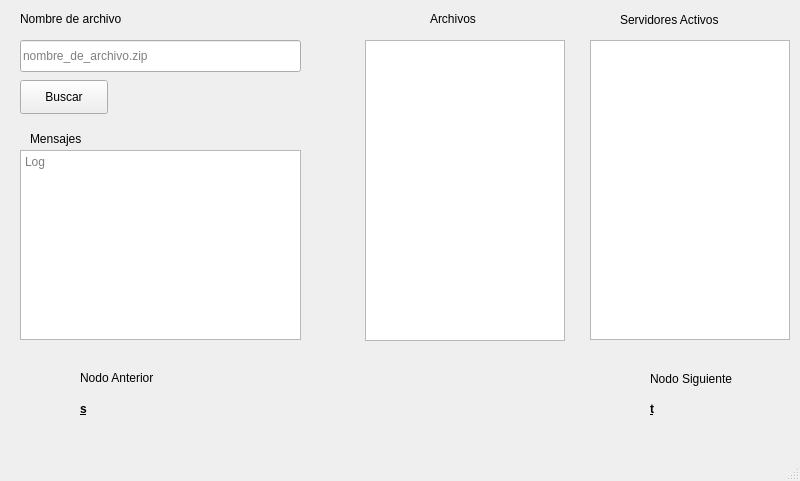
<?xml version="1.0" encoding="UTF-8"?>
<ui version="4.0">
 <class>MainWindow</class>
 <widget class="QMainWindow" name="MainWindow">
  <property name="geometry">
   <rect>
    <x>0</x>
    <y>0</y>
    <width>800</width>
    <height>481</height>
   </rect>
  </property>
  <property name="windowTitle">
   <string>MainWindow</string>
  </property>
  <widget class="QWidget" name="centralwidget">
   <widget class="QListView" name="qlist_active_servers">
    <property name="geometry">
     <rect>
      <x>590</x>
      <y>40</y>
      <width>200</width>
      <height>300</height>
     </rect>
    </property>
   </widget>
   <widget class="QLabel" name="qlbl_active_servers">
    <property name="geometry">
     <rect>
      <x>620</x>
      <y>10</y>
      <width>131</width>
      <height>20</height>
     </rect>
    </property>
    <property name="text">
     <string>Servidores Activos</string>
    </property>
   </widget>
   <widget class="QTextBrowser" name="qlog">
    <property name="geometry">
     <rect>
      <x>20</x>
      <y>150</y>
      <width>281</width>
      <height>190</height>
     </rect>
    </property>
    <property name="placeholderText">
     <string>Log</string>
    </property>
   </widget>
   <widget class="QLabel" name="qlbl_msgs">
    <property name="geometry">
     <rect>
      <x>30</x>
      <y>130</y>
      <width>58</width>
      <height>18</height>
     </rect>
    </property>
    <property name="text">
     <string>Mensajes</string>
    </property>
   </widget>
   <widget class="QLineEdit" name="qin_filename">
    <property name="geometry">
     <rect>
      <x>20</x>
      <y>40</y>
      <width>281</width>
      <height>32</height>
     </rect>
    </property>
    <property name="text">
     <string/>
    </property>
    <property name="placeholderText">
     <string>nombre_de_archivo.zip</string>
    </property>
   </widget>
   <widget class="QLabel" name="qlbl_filename">
    <property name="geometry">
     <rect>
      <x>20</x>
      <y>10</y>
      <width>121</width>
      <height>18</height>
     </rect>
    </property>
    <property name="text">
     <string>Nombre de archivo</string>
    </property>
   </widget>
   <widget class="QPushButton" name="qbtn_search">
    <property name="geometry">
     <rect>
      <x>20</x>
      <y>80</y>
      <width>88</width>
      <height>34</height>
     </rect>
    </property>
    <property name="text">
     <string>Buscar</string>
    </property>
   </widget>
   <widget class="QLabel" name="qlbl_next_node">
    <property name="geometry">
     <rect>
      <x>650</x>
      <y>370</y>
      <width>101</width>
      <height>18</height>
     </rect>
    </property>
    <property name="text">
     <string>Nodo Siguiente</string>
    </property>
   </widget>
   <widget class="QLabel" name="qlbl_prev_node">
    <property name="geometry">
     <rect>
      <x>80</x>
      <y>370</y>
      <width>91</width>
      <height>16</height>
     </rect>
    </property>
    <property name="text">
     <string>Nodo Anterior</string>
    </property>
   </widget>
   <widget class="QLabel" name="qlbl_prev_node_val">
    <property name="geometry">
     <rect>
      <x>80</x>
      <y>400</y>
      <width>58</width>
      <height>18</height>
     </rect>
    </property>
    <property name="font">
     <font>
      <weight>75</weight>
      <bold>true</bold>
      <underline>true</underline>
     </font>
    </property>
    <property name="text">
     <string>s</string>
    </property>
   </widget>
   <widget class="QLabel" name="qlbl_next_node_val">
    <property name="geometry">
     <rect>
      <x>650</x>
      <y>400</y>
      <width>58</width>
      <height>18</height>
     </rect>
    </property>
    <property name="font">
     <font>
      <weight>75</weight>
      <bold>true</bold>
      <underline>true</underline>
     </font>
    </property>
    <property name="text">
     <string>t</string>
    </property>
   </widget>
   <widget class="QListView" name="qlist_filenames">
    <property name="geometry">
     <rect>
      <x>365</x>
      <y>40</y>
      <width>200</width>
      <height>301</height>
     </rect>
    </property>
   </widget>
   <widget class="QLabel" name="qlbl_filename_2">
    <property name="geometry">
     <rect>
      <x>430</x>
      <y>10</y>
      <width>58</width>
      <height>18</height>
     </rect>
    </property>
    <property name="text">
     <string>Archivos</string>
    </property>
   </widget>
  </widget>
  <widget class="QMenuBar" name="menubar">
   <property name="geometry">
    <rect>
     <x>0</x>
     <y>0</y>
     <width>800</width>
     <height>30</height>
    </rect>
   </property>
  </widget>
  <widget class="QStatusBar" name="statusbar"/>
 </widget>
 <resources/>
 <connections/>
</ui>
